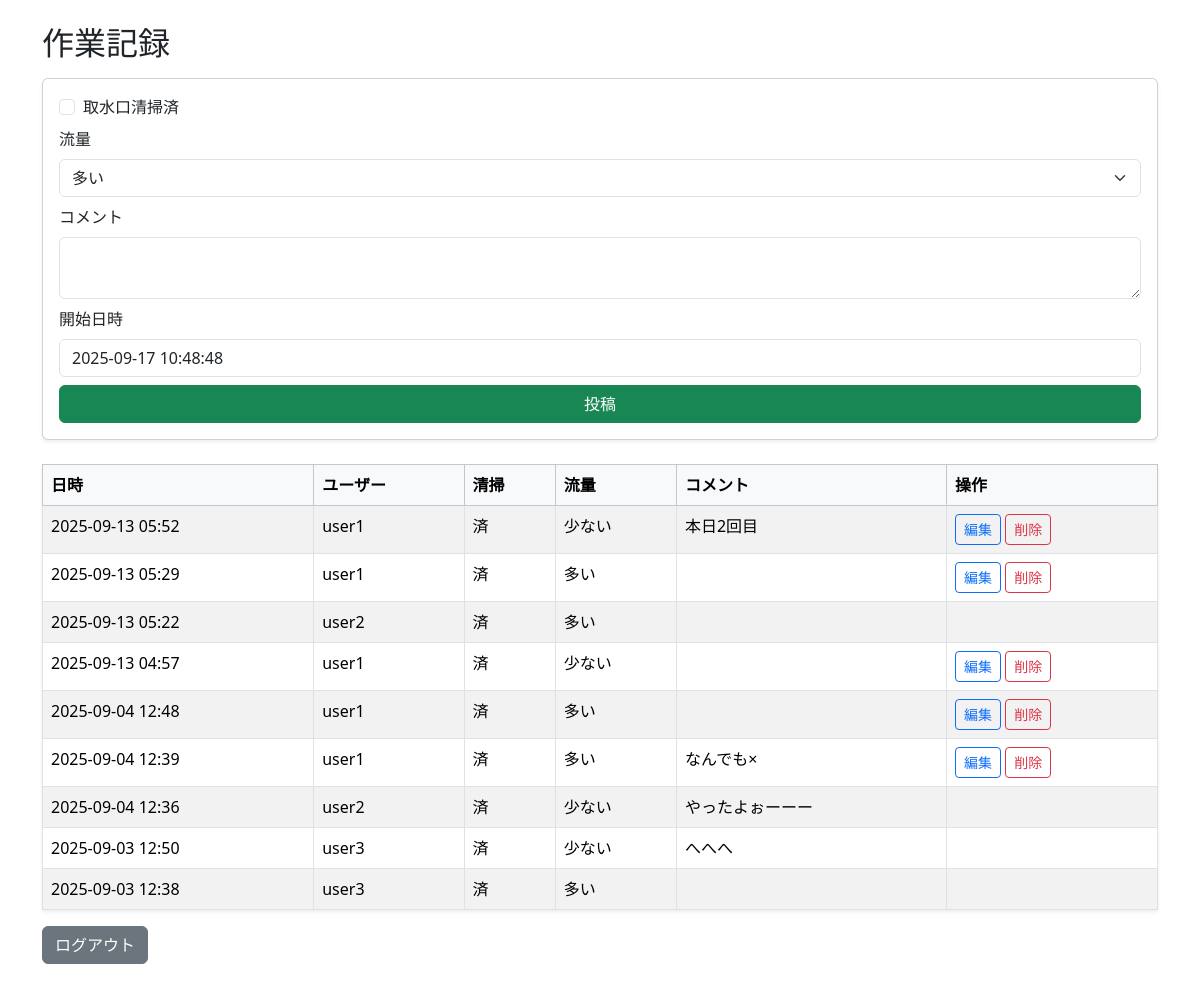
Screenshot of / (signed in) with the database file from the repository.
### app.py (models this page shows)
class Post(db.Model):
    id = db.Column(db.Integer, primary_key=True)
    user_id = db.Column(db.Integer, db.ForeignKey('user.id'), nullable=False)
    cleaned = db.Column(db.Boolean, default=False)
    flow = db.Column(db.String(10))
    comment = db.Column(db.String(200))
    start_time = db.Column(db.DateTime, default=datetime.utcnow)
    user = db.relationship('User', backref='posts')

class User(UserMixin, db.Model):
    id = db.Column(db.Integer, primary_key=True)
    username = db.Column(db.String(50), unique=True, nullable=False)
    password = db.Column(db.String(50), nullable=False)  # 実運用ならハッシュ化必須！

### app.py (the view, shortened to what this page needs)
@app.route('/', methods=['GET', 'POST'])
@login_required
def index():
    form = PostForm()
    posts = Post.query.order_by(Post.start_time.desc()).all()
    return render_template('index.html', form=form, posts=posts)

### app.py
class PostForm(FlaskForm):
    cleaned = BooleanField('取水口清掃済')
    flow = SelectField('流量', choices=[('多い', '多い'), ('少ない', '少ない'), ('無し', '無し')])
    comment = TextAreaField('コメント')
    start_time = DateTimeField('開始日時', default=datetime.utcnow, format='%Y-%m-%d %H:%M:%S')
    submit = SubmitField('投稿')

### app.py (called while the page is built)
@login_manager.user_loader
def load_user(user_id):
    return User.query.get(int(user_id))

### templates/index.html (shortened to what this page needs)
<!doctype html>
<html>
<head>
  <link rel="stylesheet" href="https://cdn.jsdelivr.net/npm/bootstrap@5.3.2/dist/css/bootstrap.min.css">
</head>
<body class="container py-4">
  <h2 class="mb-3">作業記録</h2>
  <form method="POST" class="card card-body mb-4 shadow-sm">
    <div class="form-check mb-2">
      {{ form.cleaned(class="form-check-input") }}
      {{ form.cleaned.label(class="form-check-label") }}
    </div>
    <div class="mb-2">
      {{ form.flow.label(class="form-label") }}
      {{ form.flow(class="form-select") }}
    </div>
    <div class="mb-2">
      {{ form.comment.label(class="form-label") }}
      {{ form.comment(class="form-control", rows=2) }}
    </div>
    <div class="mb-2">
      {{ form.start_time.label(class="form-label") }}
      {{ form.start_time(class="form-control") }}
    </div>
    {{ form.submit(class="btn btn-success w-100") }}
  </form>
  <table class="table table-striped table-bordered shadow-sm">
    <thead class="table-light">
      <tr>
        <th>日時</th>
        <th>ユーザー</th>
        <th>清掃</th>
        <th>流量</th>
        <th>コメント</th>
        <th>操作</th>
      </tr>
    </thead>
    <tbody>
      {% for post in posts %}
      <tr>
        <td>{{ post.start_time.strftime('%Y-%m-%d %H:%M') }}</td>
        <td>{{ post.user.username }}</td>
        <td>{{ '済' if post.cleaned else '未' }}</td>
        <td>{{ post.flow }}</td>
        <td>{{ post.comment }}</td>
        <td>
          {% if post.user_id == current_user.id %}
            <a href="{{ url_for('edit', post_id=post.id) }}" class="btn btn-sm btn-outline-primary">編集</a>
            <a href="{{ url_for('delete', post_id=post.id) }}" class="btn btn-sm btn-outline-danger">削除</a>
          {% endif %}
        </td>
      </tr>
      {% endfor %}
    </tbody>
  </table>
  <a href="{{ url_for('logout') }}" class="btn btn-secondary">ログアウト</a>
</body>
</html>

### rows the page displays
Post: start_time "2025-09-13 05:52", user.username "user1", cleaned "済", flow "少ない", comment "本日2回目"
Post: start_time "2025-09-13 05:29", user.username "user1", cleaned "済", flow "多い"
Post: start_time "2025-09-13 05:22", user.username "user2", cleaned "済", flow "多い"
Post: start_time "2025-09-13 04:57", user.username "user1", cleaned "済", flow "少ない"
Post: start_time "2025-09-04 12:48", user.username "user1", cleaned "済", flow "多い"
Post: start_time "2025-09-04 12:39", user.username "user1", cleaned "済", flow "多い", comment "なんでも×"
Post: start_time "2025-09-04 12:36", user.username "user2", cleaned "済", flow "少ない", comment "やったよぉーーー"
Post: start_time "2025-09-03 12:50", user.username "user3", cleaned "済", flow "少ない", comment "へへへ"
Post: start_time "2025-09-03 12:38", user.username "user3", cleaned "済", flow "多い"
